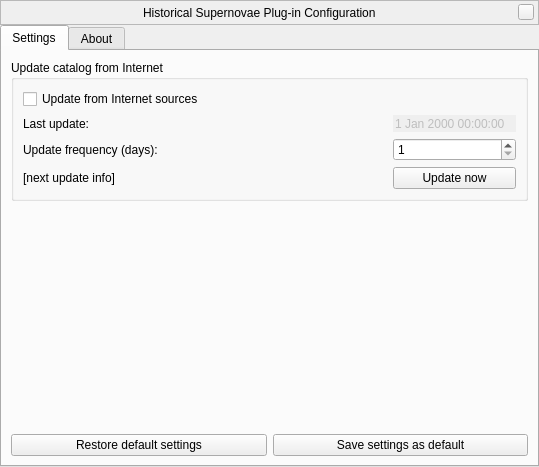
<?xml version="1.0" encoding="UTF-8"?>
<ui version="4.0">
 <class>supernovaeDialog</class>
 <widget class="QWidget" name="supernovaeDialog">
  <property name="geometry">
   <rect>
    <x>0</x>
    <y>0</y>
    <width>539</width>
    <height>467</height>
   </rect>
  </property>
  <property name="windowTitle">
   <string>Historical Supernovae Configuration</string>
  </property>
  <layout class="QVBoxLayout" name="verticalLayout_2">
   <property name="spacing">
    <number>0</number>
   </property>
   <property name="margin">
    <number>0</number>
   </property>
   <item>
    <widget class="BarFrame" name="TitleBar">
     <property name="sizePolicy">
      <sizepolicy hsizetype="Expanding" vsizetype="Fixed">
       <horstretch>0</horstretch>
       <verstretch>0</verstretch>
      </sizepolicy>
     </property>
     <property name="minimumSize">
      <size>
       <width>530</width>
       <height>25</height>
      </size>
     </property>
     <property name="maximumSize">
      <size>
       <width>16777215</width>
       <height>25</height>
      </size>
     </property>
     <property name="focusPolicy">
      <enum>Qt::NoFocus</enum>
     </property>
     <property name="autoFillBackground">
      <bool>false</bool>
     </property>
     <property name="frameShape">
      <enum>QFrame::StyledPanel</enum>
     </property>
     <layout class="QHBoxLayout">
      <property name="spacing">
       <number>0</number>
      </property>
      <property name="leftMargin">
       <number>0</number>
      </property>
      <property name="topMargin">
       <number>0</number>
      </property>
      <property name="rightMargin">
       <number>4</number>
      </property>
      <property name="bottomMargin">
       <number>0</number>
      </property>
      <item>
       <spacer>
        <property name="orientation">
         <enum>Qt::Horizontal</enum>
        </property>
        <property name="sizeHint" stdset="0">
         <size>
          <width>40</width>
          <height>20</height>
         </size>
        </property>
       </spacer>
      </item>
      <item>
       <widget class="QLabel" name="stelWindowTitle">
        <property name="text">
         <string>Historical Supernovae Plug-in Configuration</string>
        </property>
       </widget>
      </item>
      <item>
       <spacer>
        <property name="orientation">
         <enum>Qt::Horizontal</enum>
        </property>
        <property name="sizeHint" stdset="0">
         <size>
          <width>40</width>
          <height>20</height>
         </size>
        </property>
       </spacer>
      </item>
      <item>
       <widget class="QPushButton" name="closeStelWindow">
        <property name="minimumSize">
         <size>
          <width>16</width>
          <height>16</height>
         </size>
        </property>
        <property name="maximumSize">
         <size>
          <width>16</width>
          <height>16</height>
         </size>
        </property>
        <property name="focusPolicy">
         <enum>Qt::NoFocus</enum>
        </property>
        <property name="text">
         <string/>
        </property>
       </widget>
      </item>
     </layout>
    </widget>
   </item>
   <item>
    <widget class="QTabWidget" name="tabs">
     <property name="documentMode">
      <bool>false</bool>
     </property>
     <widget class="QWidget" name="settingsTab">
      <attribute name="title">
       <string>Settings</string>
      </attribute>
      <layout class="QVBoxLayout" name="verticalLayout_3">
       <item>
        <widget class="QGroupBox" name="updatesGroup">
         <property name="title">
          <string>Update catalog from Internet</string>
         </property>
         <property name="flat">
          <bool>true</bool>
         </property>
         <property name="checkable">
          <bool>false</bool>
         </property>
         <layout class="QVBoxLayout" name="verticalLayout_12">
          <item>
           <widget class="QCheckBox" name="internetUpdatesCheckbox">
            <property name="text">
             <string>Update from Internet sources</string>
            </property>
           </widget>
          </item>
          <item>
           <layout class="QGridLayout" name="gridLayout">
            <item row="0" column="0">
             <widget class="QLabel" name="lastUpdateLabel">
              <property name="text">
               <string>Last update:</string>
              </property>
             </widget>
            </item>
            <item row="0" column="2">
             <widget class="QDateTimeEdit" name="lastUpdateDateTimeEdit">
              <property name="enabled">
               <bool>false</bool>
              </property>
              <property name="frame">
               <bool>false</bool>
              </property>
              <property name="buttonSymbols">
               <enum>QAbstractSpinBox::NoButtons</enum>
              </property>
             </widget>
            </item>
            <item row="1" column="0">
             <widget class="QLabel" name="updateFrequencyLabel">
              <property name="text">
               <string>Update frequency (days):</string>
              </property>
             </widget>
            </item>
            <item row="1" column="2">
             <widget class="QSpinBox" name="updateFrequencySpinBox">
              <property name="minimum">
               <number>1</number>
              </property>
              <property name="maximum">
               <number>9999</number>
              </property>
              <property name="value">
               <number>1</number>
              </property>
             </widget>
            </item>
            <item row="2" column="0">
             <widget class="QLabel" name="nextUpdateLabel">
              <property name="text">
               <string>[next update info]</string>
              </property>
             </widget>
            </item>
            <item row="2" column="1">
             <spacer name="horizontalSpacer">
              <property name="orientation">
               <enum>Qt::Horizontal</enum>
              </property>
              <property name="sizeHint" stdset="0">
               <size>
                <width>17</width>
                <height>20</height>
               </size>
              </property>
             </spacer>
            </item>
            <item row="2" column="2">
             <widget class="QPushButton" name="updateButton">
              <property name="text">
               <string>Update now</string>
              </property>
             </widget>
            </item>
           </layout>
          </item>
         </layout>
        </widget>
       </item>
       <item>
        <spacer name="verticalSpacer_3">
         <property name="orientation">
          <enum>Qt::Vertical</enum>
         </property>
         <property name="sizeHint" stdset="0">
          <size>
           <width>20</width>
           <height>120</height>
          </size>
         </property>
        </spacer>
       </item>
       <item>
        <layout class="QHBoxLayout" name="horizontalLayout_7">
         <item>
          <widget class="QPushButton" name="restoreDefaultsButton">
           <property name="sizePolicy">
            <sizepolicy hsizetype="Expanding" vsizetype="Fixed">
             <horstretch>0</horstretch>
             <verstretch>0</verstretch>
            </sizepolicy>
           </property>
           <property name="text">
            <string>Restore default settings</string>
           </property>
          </widget>
         </item>
         <item>
          <widget class="QPushButton" name="saveSettingsButton">
           <property name="sizePolicy">
            <sizepolicy hsizetype="Expanding" vsizetype="Fixed">
             <horstretch>0</horstretch>
             <verstretch>0</verstretch>
            </sizepolicy>
           </property>
           <property name="text">
            <string>Save settings as default</string>
           </property>
          </widget>
         </item>
        </layout>
       </item>
      </layout>
     </widget>
     <widget class="QWidget" name="aboutTab">
      <attribute name="title">
       <string comment="tab in plugin windows">About</string>
      </attribute>
      <layout class="QVBoxLayout" name="verticalLayout_11">
       <property name="spacing">
        <number>9</number>
       </property>
       <item>
        <widget class="QTextBrowser" name="aboutTextBrowser">
         <property name="openExternalLinks">
          <bool>true</bool>
         </property>
         <property name="openLinks">
          <bool>true</bool>
         </property>
        </widget>
       </item>
      </layout>
     </widget>
    </widget>
   </item>
  </layout>
 </widget>
 <customwidgets>
  <customwidget>
   <class>BarFrame</class>
   <extends>QFrame</extends>
   <header>Dialog.hpp</header>
   <container>1</container>
  </customwidget>
 </customwidgets>
 <resources/>
 <connections/>
</ui>
